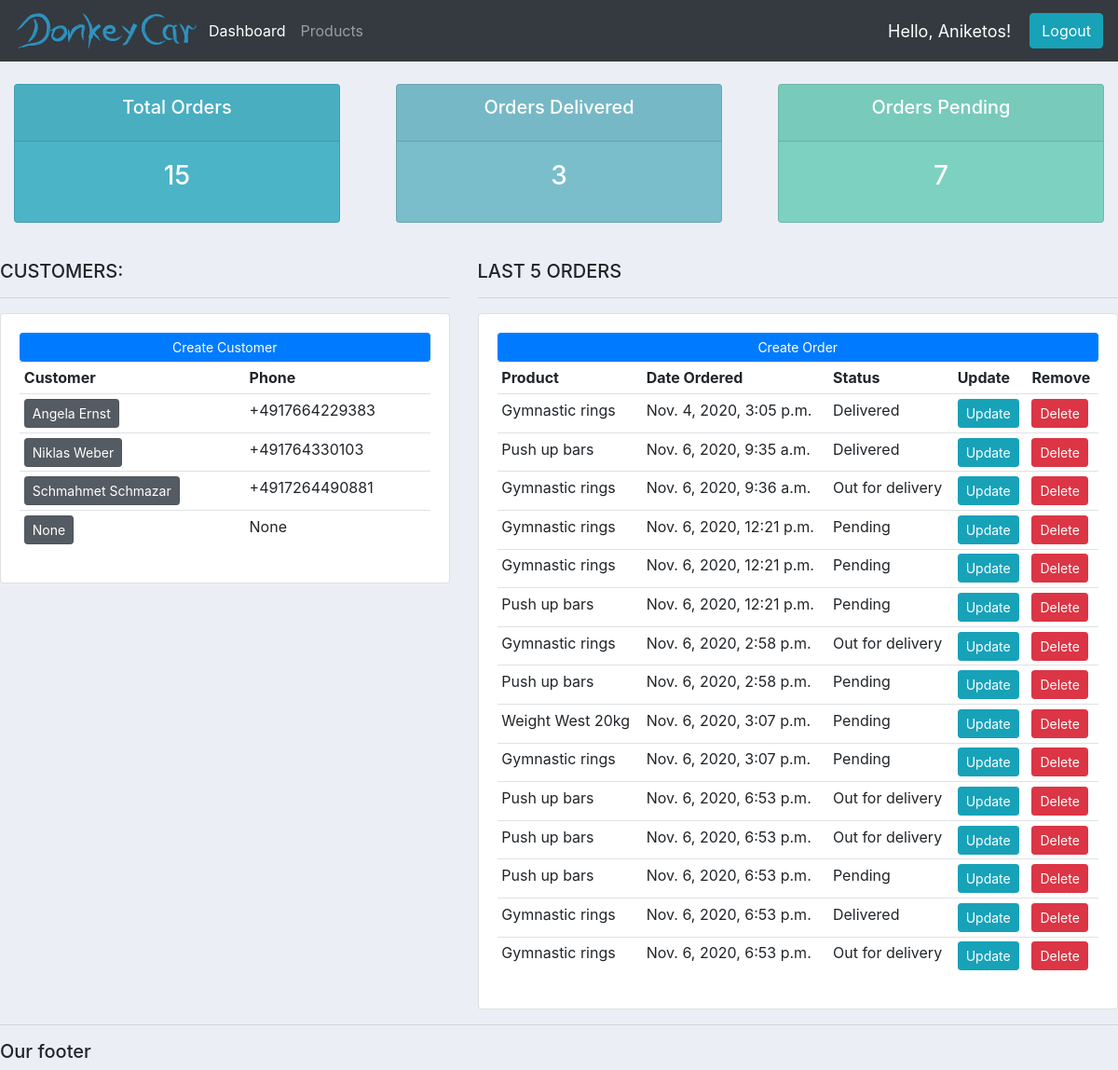
Before: / (signed in) with the older database file.
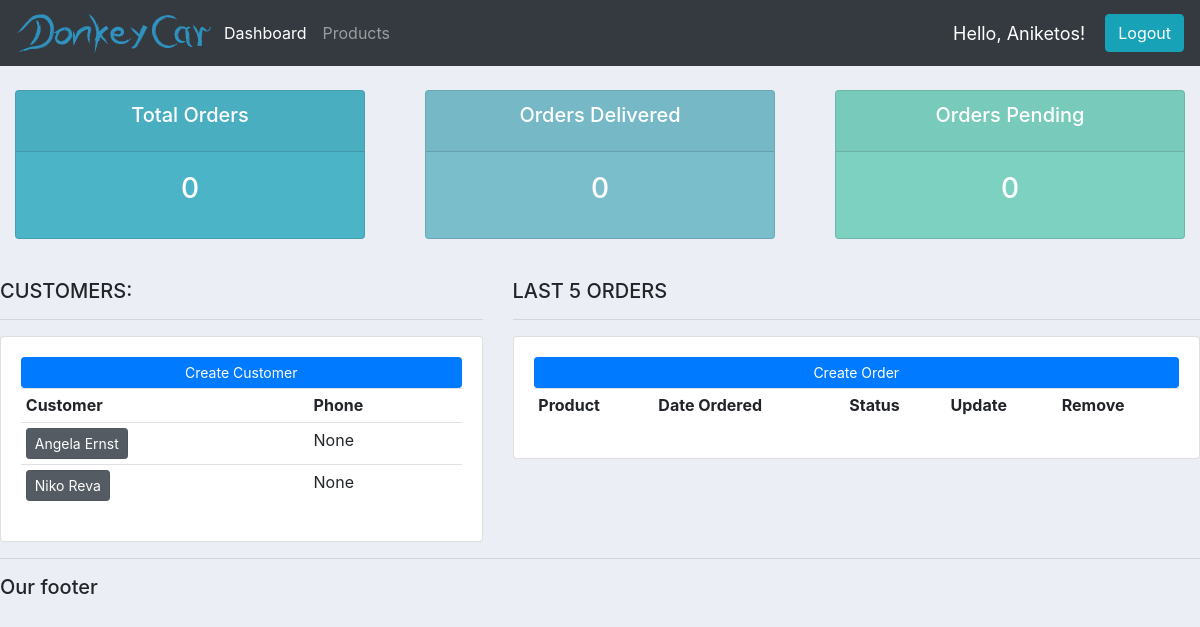
After: the same page with the newer database file.
### accounts/models.py (models this page shows, shortened)
class Customer(models.Model):
    user = models.OneToOneField(
        User, null=True, blank=True, on_delete=models.CASCADE)
    name = models.CharField(max_length=200, null=True)
    phone = models.CharField(max_length=200, null=True)
    email = models.CharField(max_length=200, null=True)
    profile_pic = models.ImageField(
        default='default_profile.jpg', null=True, blank=True)
    date_created = models.DateTimeField(auto_now_add=True, null=True)

class Order(models.Model):
    STATUS = (
        ('Pending', 'Pending'),
        ('Out for delivery', 'Out for delivery'),
        ('Delivered', 'Delivered'),
    )
    customer = models.ForeignKey(
        Customer, null=True, on_delete=models.SET_NULL)
    product = models.ForeignKey(Product, null=True, on_delete=models.SET_NULL)
    date_created = models.DateTimeField(auto_now_add=True, null=True)
    status = models.CharField(max_length=200, null=True, choices=STATUS)

class Product(models.Model):
    CATEGORY = (
        ('Indoor', 'Indoor'),
        ('Outdoor', 'Outdoor'),
    )
    name = models.CharField(max_length=200, null=True)
    price = models.FloatField(null=True)
    category = models.CharField(max_length=200, null=True, choices=CATEGORY)
    description = models.CharField(max_length=200, null=True, blank=True)
    date_created = models.DateTimeField(auto_now_add=True, null=True)
    tags = models.ManyToManyField(Tag, blank=True)
    def __str__(self):
        return self.name

### accounts/decorators.py (the view)
    def wrapper_func(request, *args, **kwargs):
        group = None
        if request.user.groups.exists():
            group = request.user.groups.all()[0].name
        if group == 'customer':
            return redirect('user')
        if group == 'admin':
            return view_func(request, *args, **kwargs)

### accounts/views.py (called while the page is built)
@login_required(login_url='login')
@admin_only
def home(request):
    orders = Order.objects.all()
    customers = Customer.objects.all()
    total_customers = customers.count
    total_orders = orders.count
    delivered = orders.filter(status='Delivered').count
    pending = orders.filter(status='Pending').count
    context = {
        'orders': orders,
        'customers': customers,
        'total_customers': total_customers,
        'total_orders': total_orders,
        'delivered': delivered,
        'pending': pending
    }
    return render(request, 'accounts/dashboard.html', context)

### accounts/templates/accounts/dashboard.html
{% extends 'accounts/main.html' %}
{% block content %}
    {% include 'accounts/status.html' %}
    <br>
    <div class="row">
        <div class="col-md-5">
            <h5>CUSTOMERS:</h5>
            <hr>
            <div class="card card-body">
                <a class="btn btn-primary  btn-sm btn-block" href="">Create Customer</a>
                <table class="table table-sm">
                    <tr>
                        <th>Customer</th>
                        <th>Phone</th>
                    </tr>
                    {% for customer in customers %}
                        <tr>
                            <td><a class="btn btn-secondary btn-sm active" href="{% url 'customer' customer.id %}">{{ customer.name }}</a></td>
                            <td>{{ customer.phone }}</td>
                        </tr>
                    {% endfor %}
                </table>
            </div>
        </div>
        <div class="col-md-7">
            <h5>LAST 5 ORDERS</h5>
            <hr>
            <div class="card card-body">
                <a class="btn btn-primary  btn-sm btn-block" href="{% url 'create_order' %}">Create Order</a>
                <table class="table table-sm">
                    <tr>
                        <th>Product</th>
                        <th>Date Ordered</th>
                        <th>Status</th>
                        <th>Update</th>
                        <th>Remove</th>
                    </tr>
                    {% for order in orders %}
                        <tr>
                            <td>{{ order.product }}</td>
                            <td>{{ order.date_created }}</td>
                            <td>{{ order.status }}</td>
                            <td><a class="btn btn-sm btn-info" href="{% url 'update_order' order.id %}">Update</a></td>
                            <td><a class="btn btn-sm btn-danger" href="{% url 'delete_order' order.id %}">Delete</a></td>
                        </tr>
                    {% endfor %}
                </table>
            </div>
        </div>
    </div>
{% endblock %}

Changed rows visible on the page:
removed Customer: name "Niklas Weber", phone "+491764330103"
removed Customer: name "Schmahmet Schmazar", phone "+4917264490881"
removed Customer: name "None", phone "None"
removed Order: product "Gymnastic rings", date_created "Nov. 4, 2020, 3:05 p.m.", status "Delivered"
removed Order: product "Push up bars", date_created "Nov. 6, 2020, 9:35 a.m.", status "Delivered"
removed Order: product "Gymnastic rings", date_created "Nov. 6, 2020, 9:36 a.m.", status "Out for delivery"
removed Order: product "Gymnastic rings", date_created "Nov. 6, 2020, 12:21 p.m.", status "Pending"
removed Order: product "Gymnastic rings", date_created "Nov. 6, 2020, 12:21 p.m.", status "Pending"
removed Order: product "Push up bars", date_created "Nov. 6, 2020, 12:21 p.m.", status "Pending"
removed Order: product "Gymnastic rings", date_created "Nov. 6, 2020, 2:58 p.m.", status "Out for delivery"
removed Order: product "Push up bars", date_created "Nov. 6, 2020, 2:58 p.m.", status "Pending"
removed Order: product "Weight West 20kg", date_created "Nov. 6, 2020, 3:07 p.m.", status "Pending"
removed Order: product "Gymnastic rings", date_created "Nov. 6, 2020, 3:07 p.m.", status "Pending"
removed Order: product "Push up bars", date_created "Nov. 6, 2020, 6:53 p.m.", status "Out for delivery"
removed Order: product "Push up bars", date_created "Nov. 6, 2020, 6:53 p.m.", status "Out for delivery"
removed Order: product "Push up bars", date_created "Nov. 6, 2020, 6:53 p.m.", status "Pending"
removed Order: product "Gymnastic rings", date_created "Nov. 6, 2020, 6:53 p.m.", status "Delivered"
removed Order: product "Gymnastic rings", date_created "Nov. 6, 2020, 6:53 p.m.", status "Out for delivery"
changed Customer "Angela Ernst": phone "+4917664229383" → "None"
added Customer: name "Niko Reva", phone "None"
Other visible differences:
{{ total_orders }}: "15" → "0"
{{ delivered }}: "3" → "0"
{{ pending }}: "7" → "0"
